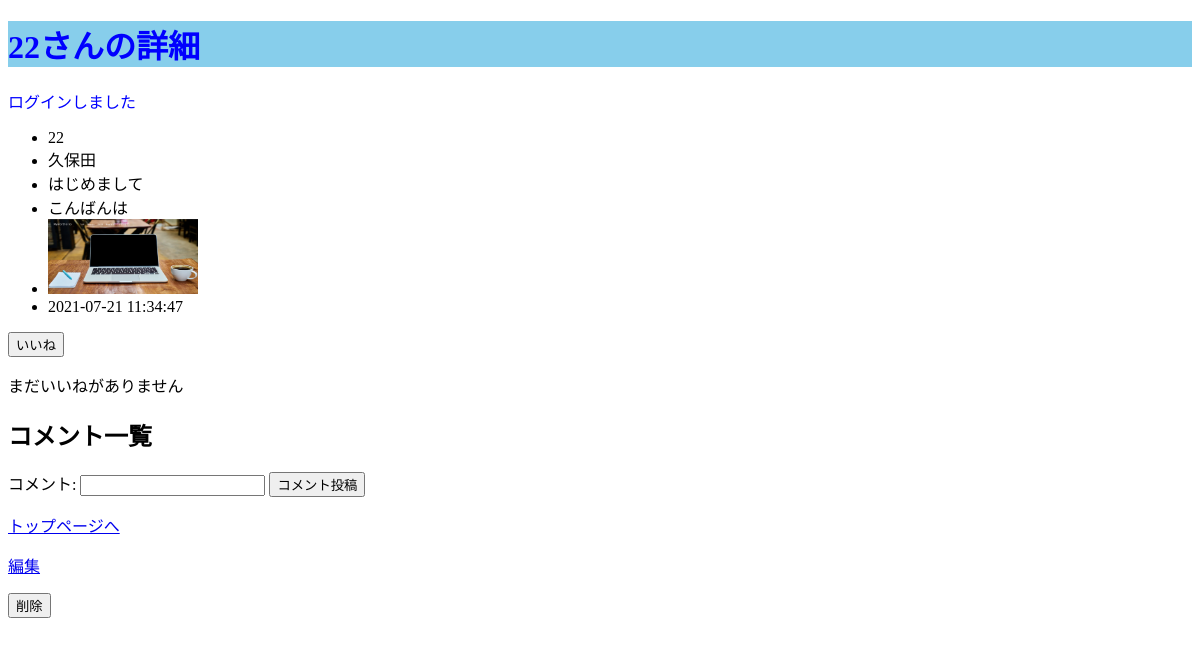
Page /show.php?id=22 (signed in) on the committed database.
### tables this page shows
CREATE TABLE `posts` (
  `id` int(11) NOT NULL AUTO_INCREMENT,
  `user_id` int(11) NOT NULL,
  `title` varchar(255) NOT NULL,
  `content` varchar(255) NOT NULL,
  `image` varchar(255) NOT NULL,
  `created_at` timestamp NOT NULL DEFAULT CURRENT_TIMESTAMP ON UPDATE CURRENT_TIMESTAMP,
  PRIMARY KEY (`id`),
  KEY `user_id` (`user_id`),
  CONSTRAINT `posts_ibfk_1` FOREIGN KEY (`user_id`) REFERENCES `users` (`id`) ON DELETE CASCADE ON UPDATE CASCADE
);

CREATE TABLE `users` (
  `id` int(11) NOT NULL AUTO_INCREMENT,
  `name` varchar(255) NOT NULL,
  `email` varchar(255) NOT NULL,
  `password` varchar(255) NOT NULL,
  `created_at` timestamp NOT NULL DEFAULT CURRENT_TIMESTAMP,
  PRIMARY KEY (`id`),
  UNIQUE KEY `email` (`email`)
);

### show.php (called while the page is built, shortened)
<?php
    require_once 'models/Post.php';
    require_once 'models/Favorite.php';
    $id = $_GET['id'];
    $post = Post::find($id);
    $login_user = $_SESSION['login_user'];
    $flash_message = $_SESSION['flash_message'];
    $flag = Favorite::find($login_user->id, $post->id);
    $favorite_users = $post->favorites();
    include_once 'views/show_view.php';

### models/Post.php (called while the page is built, shortened)
<?php
    require_once 'models/Model.php';
    class Post extends Model{
        public $id;
        public static function find($id){
                try {
                $pdo = self::get_connection();
                $stmt = $pdo -> prepare("SELECT posts.user_id, posts.id, posts.title, posts.content, posts.image, posts.created_at, users.name FROM posts JOIN users ON posts.user_id = users.id WHERE posts.id=:id");
                $stmt->bindParam(':id', $id, PDO::PARAM_INT);
                $stmt->execute();
                $stmt->setFetchMode(PDO::FETCH_CLASS|PDO::FETCH_PROPS_LATE, 'Post');
                $post = $stmt->fetch();
                return $post;
            } catch (PDOException $e) {
                return 'PDO exception: ' . $e->getMessage();
            }
        }
        public function favorites(){
            try {
                $pdo = self::get_connection();
                $stmt = $pdo -> prepare("select users.id, users.name from favorites JOIN users ON favorites.user_id = users.id WHERE favorites.post_id=:post_id");
                $stmt->bindParam(':post_id', $this->id, PDO::PARAM_INT);
                $stmt->execute();
                $stmt->setFetchMode(PDO::FETCH_CLASS|PDO::FETCH_PROPS_LATE, 'User');
                $favorites_users = $stmt->fetchAll();
                return $favorites_users;
            } catch (PDOException $e) {
                return 'PDO exception: ' . $e->getMessage();
            }
        }
    }

### models/Favorite.php (called while the page is built, shortened)
<?php
    require_once 'models/Model.php';
    class Favorite extends Model{
        public static function find($user_id, $post_id){
                try {
                $pdo = self::get_connection();
                $stmt = $pdo -> prepare("SELECT * FROM favorites WHERE user_id=:user_id AND post_id=:post_id");
                $stmt->bindParam(':user_id', $user_id, PDO::PARAM_INT);
                $stmt->bindParam(':post_id', $post_id, PDO::PARAM_INT);
                $stmt->execute();
                $stmt->setFetchMode(PDO::FETCH_CLASS|PDO::FETCH_PROPS_LATE, 'Favorite');
                $favorite = $stmt->fetch();
                if($favorite !== false){
                    return true;
                }else{
                    return false;
                }
            } catch (PDOException $e) {
                return 'PDO exception: ' . $e->getMessage();
            }
        }
    }

### models/Model.php (called while the page is built, shortened)
<?php
    class Model {
        protected static function close_connection($pdo, $stmp){
            try {
                $stmp = null;
            } catch (PDOException $e) {
                return 'PDO exception: ' . $e->getMessage();
            }
        }
    }

### views/show_view.php (the view, shortened to what this page needs)
<!DOCTYPE html>
<html lang="ja">
    <head>
        <link rel="stylesheet" href="style.css">
    </head>
</html>
    <body>
        <h1><?= $post->id ?>さんの詳細</h1>
        <?php if($flash_message !== null): ?>
        <p class="message"><?= $flash_message ?></p>
        <?php endif; ?>
        <ul>
            <li><?= $post->id ?></li>
            <li><?= $post->name ?></li>
            <li><?= $post->title ?></li>
            <li><?= $post->content ?></li>
            <li><img src="upload/<?= $post->image ?>"></li>
            <li><?= $post->created_at ?></li>
        </ul>
        <?php if($flag === false): ?>
        <form action="favorite_store.php" method="POST">
            <button type="submit">いいね</button>
        </form>
        <?php endif; ?>
        <?php if(count($favorite_users) === 0): ?>
        <p>まだいいねがありません</p>
        <?php endif; ?>
        <h2>コメント一覧</h2>
        <form action="comment_store.php" method="POST">
            コメント: <input type="text" name="content">
            <button type="submit">コメント投稿</button>
        </form>
        <p><a href="top.php">トップページへ</a></p>
        <?php if($post->user_id === $login_user->id): ?>
        <P><a href="post_edit.php?id=<?= $post->id ?>">編集</a></P>
        <form action="post_destroy.php" method="POST">
            <button type="submit">削除</button>
        </form>
        <?php endif; ?>
    </body>
</html>

### style.css (style rules this page uses)
h1 { color: blue; background-color: skyblue; }
.message { color: blue; }
li img { width: 150px; }

### rows in the picture
posts: id "22", user.name "久保田", title "はじめまして", content "こんばんは", image (picture), created_at "2021-07-21 11:34:47"

### other values in the picture
$flash_message "ログインしました"
